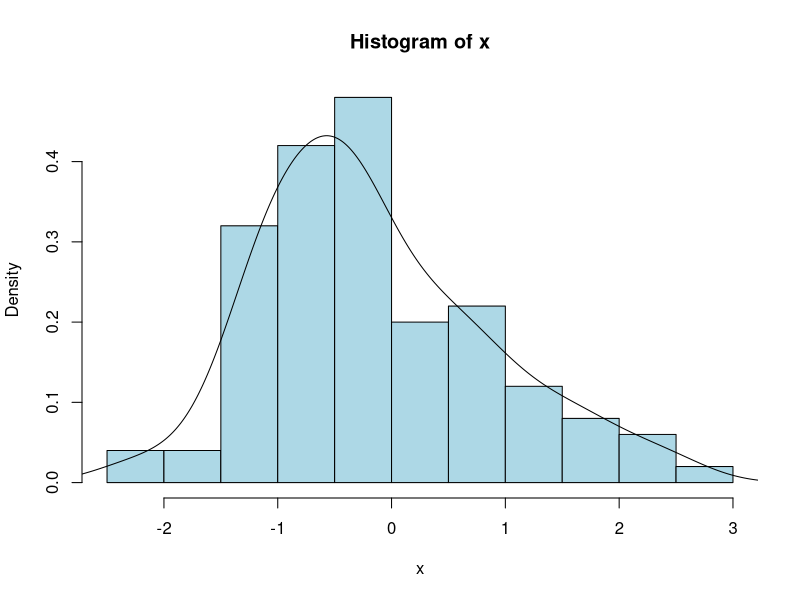
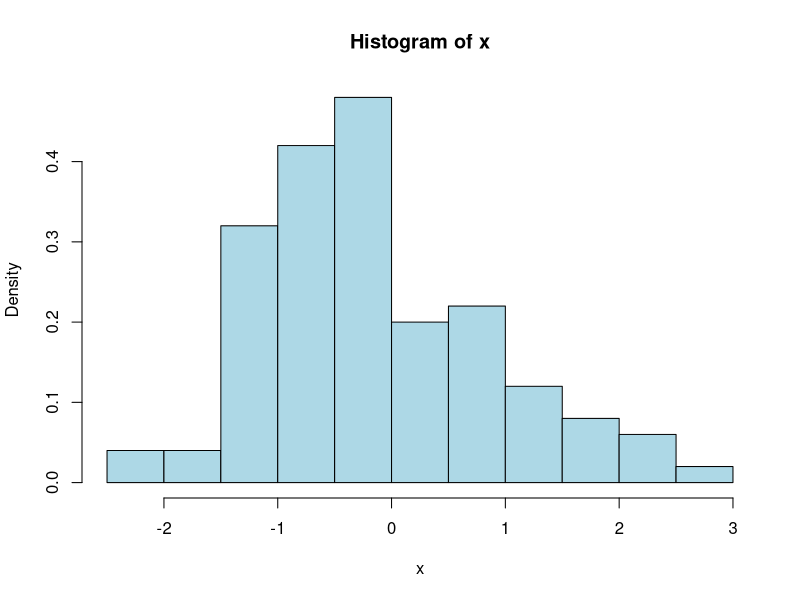

Recreate these plots in R, in order.
## ---- chunk 1
set.seed(1234)
x <- rnorm(100)
hist(x, col="light blue", prob=TRUE)
lines(density(x))
## ---- chunk 2
set.seed(1234)
x <- rnorm(100)
hist(x, col="light blue", prob=TRUE)
